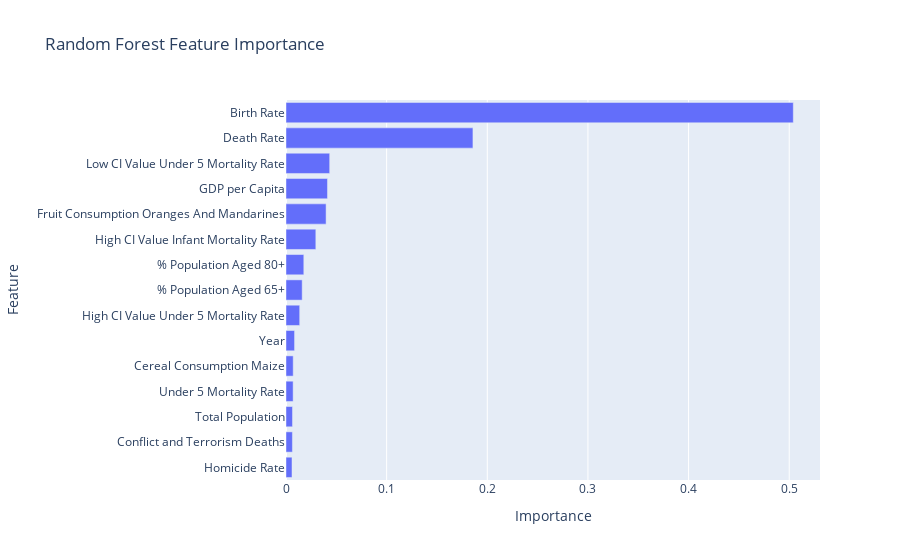

Here is the notebook cell this chart was saved with:
### Code cell
importance = pd.DataFrame({
    "Feature": X_train.columns,
    "Importance": rf.feature_importances_
}).sort_values(by="Importance", ascending=False)

fig = px.bar(
    importance.head(15),
    x = "Importance",
    y = "Feature",
    orientation = "h",
    title = "Random Forest Feature Importance"
)

fig.update_layout(yaxis={'categoryorder':'total ascending'})
fig.show()

# Save the interactive HTML
html_path = "../global_health/web/assets/img/plots/random_forest_feature_importance.html"
plot(fig, filename=html_path, auto_open=False)

### Figure 1 — Plotly figure (JSON) as saved in the notebook; plotly's stock layout.template omitted (floating-point values rounded to 4 significant figures)
{"data": [{"hovertemplate": "Importance=%{x}<br>Feature=%{y}<extra></extra>", "legendgroup": "", "marker": {"color": "#636efa", "pattern": {"shape": ""}}, "name": "", "orientation": "h", "showlegend": false, "textposition": "auto", "type": "bar", "x": [0.5041, 0.1857, 0.0434, 0.04121, 0.03984, 0.02964, 0.0177, 0.01608, 0.0136, 0.008493, 0.007155, 0.007088, 0.006436, 0.006373, 0.005969], "xaxis": "x", "y": ["Birth Rate", "Death Rate", "Low CI Value Under 5 Mortality Rate", "GDP per Capita", "Fruit Consumption Oranges And Mandarines", "High CI Value Infant Mortality Rate", "% Population Aged 80+", "% Population Aged 65+", "High CI Value Under 5 Mortality Rate", "Year", "Cereal Consumption Maize", "Under 5 Mortality Rate", "Total Population", "Conflict and Terrorism Deaths", "Homicide Rate"], "yaxis": "y"}], "layout": {"barmode": "relative", "legend": {"tracegroupgap": 0}, "title": {"text": "Random Forest Feature Importance"}, "xaxis": {"anchor": "y", "domain": [0, 1], "title": {"text": "Importance"}}, "yaxis": {"anchor": "x", "categoryorder": "total ascending", "domain": [0, 1], "title": {"text": "Feature"}}}}
